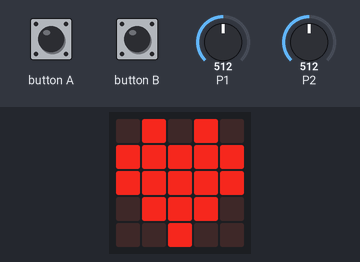
This program was run on a simulated BBC micro:bit running MicroPython. On the bench: the board's 5×5 LED display. The inputs (shaded band) are chosen by the test bench; at power-on: P1 = 512, P2 = 512 (analog values on the 0–1023 scale). Dim RGB values are drawn brighter than linear.

Above: at 0.06 s.
At 0.52 s:
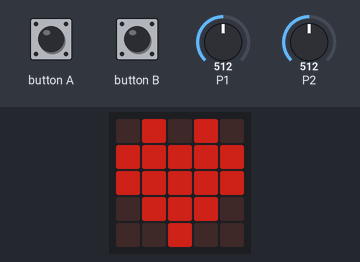
At 2.44 s:
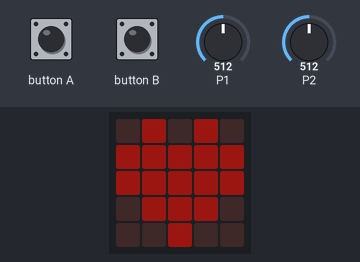

The program:

beating_heart.py
```python
# Light LEDs like a heartbeat
#
# Usage:
#
#    beating_heart(bpm)
#
# 'bpm' is the heartbeat per minutes
# Thanx to
# https://github.com/DFRobot/microbit-micropython/blob/master/examples/led_dance.py


import microbit
import random
import math

MIN_BRIGHTNESS = 1
MAX_BRIGHTNESS = 9

def heartbeat_v1(delay, count=2):
    spend = 0
    for i in range(count):
        microbit.display.show([microbit.Image.HEART, microbit.Image.HEART_SMALL], delay=delay)
        spend += delay
    return delay


def clamp(minimum, n, maximum):
    """Return the nearest value to n, that's within minimum to maximum (incl)
    """
    return max(minimum, min(n, maximum))


def pin_is_touched(n):
    """Pass in a pin number (1 or 2),
    get back True if it's being touched right now
    In this way, it acts just like microbit.button_a.is_pressed()
    """
    pin = getattr(microbit, 'pin{}'.format(n))
    return pin.read_analog() > 300


def fade_display(delta=1, ):
    """Change every pixel by delta brightness level
    But not touch zero brightness pixels
    """
    for col in range(5):
        for row in range(5):
            brightness = microbit.display.get_pixel(col, row)
            # reduce by delta, but make sure it's still in 0 to 9
            if brightness != 0:
                    brightness = clamp(MIN_BRIGHTNESS, brightness + delta, MAX_BRIGHTNESS)

            microbit.display.set_pixel(col, row, brightness)


def heartbeat_v2(delay, count=2):
    spend = 0
    frames_num = 4
    anim_speed=int(delay/(frames_num*2))
    fade_speed = int((MAX_BRIGHTNESS - MIN_BRIGHTNESS)/frames_num)

    for z in range(count):
        for _ in range(frames_num):
            fade_display(delta=fade_speed)
            microbit.sleep(anim_speed)
            spend += anim_speed

        for _ in range(frames_num):
            fade_display(delta=-fade_speed)
            microbit.sleep(anim_speed)
            spend += anim_speed

    # microbit.display.show([microbit.Image.HEART, microbit.Image.HEART_SMALL], delay=delay)

    return spend


def heartbeat_v3(delay):
    spend = 0
    anim_speed = int(delay/(MAX_BRIGHTNESS - MIN_BRIGHTNESS))

    fade_display(delta=MAX_BRIGHTNESS)
    for _ in range(MAX_BRIGHTNESS - MIN_BRIGHTNESS):
        fade_display(delta=-1)
        microbit.sleep(anim_speed)
        spend += anim_speed

    return spend

heartbeat = heartbeat_v3


def beating_heart(bpm=60, speed=1, panic_level=2):
    # init
    heart = microbit.Image.HEART
    microbit.display.show(microbit.Image.HEART)
    one_beat_splash = 2
    cur_bpm = bpm
    fade_display(delta=-one_beat_splash)
    maximum_bpm = None

    while True:
        buttons_state = {
            'a': microbit.button_a.is_pressed(),
            'b': microbit.button_b.is_pressed(),
            # let's call the two pin-buttons c and d:
            'pin1': pin_is_touched(1),
            'pin2': pin_is_touched(2)
        }

        bps_delta = 0
        for _, pressed in buttons_state.items():
            if pressed:
                bps_delta += panic_level

        if microbit.accelerometer.current_gesture() in ["shake", "freefall", "face down"]:
            bps_delta += panic_level*4

        if bps_delta > 0:
            cur_bpm += bps_delta
        elif cur_bpm > bpm:
            cur_bpm -= panic_level
        elif cur_bpm < bpm:
            cur_bpm = bpm

        beat_delay = int((60*1000)/cur_bpm)

        # v2
        # spend_on = heartbeat(beat, count=one_beat_splash)
        # v3
        spend_on = heartbeat(beat_delay)

        if spend_on < 100:
            # dead :(
            cur_bpm -= (cur_bpm - maximum_bpm)
            fade_display(delta=MAX_BRIGHTNESS)
            for _ in range(MAX_BRIGHTNESS):
                fade_display(delta=-1)
                microbit.sleep(300)
        else:
            maximum_bpm = cur_bpm
            microbit.sleep(beat_delay - spend_on)
        # microbit.display.scroll("{} from {}".format(spend_on, beat_delay))


beating_heart(bpm=60, panic_level=4)
```
